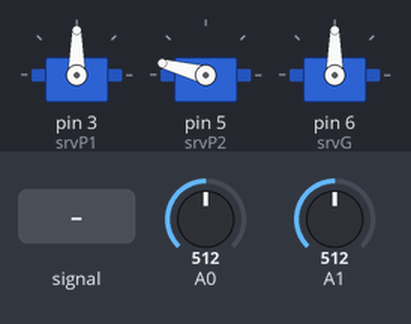
This sketch was run on a simulated Arduino Uno, built with avr-gcc and run on an emulated ATmega328P. Parts: 3 × servo. The test bench sets the inputs (shaded band); at power-on: A0 = 512, A1 = 512. What the sketch prints to the serial monitor is not drawn.

Above: at 1.2 s.
1.3 s: A0 fed a 200 Hz sine of ±81 counts around its level
At 2.95 s:
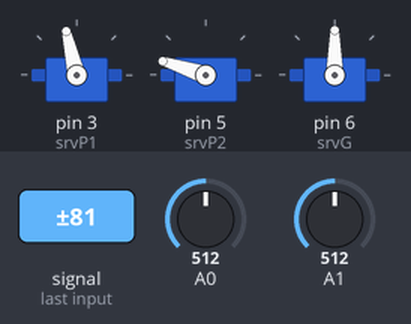
4.3 s: A0 set to 716
5.8 s: A1 set to 716
At 6.4 s:
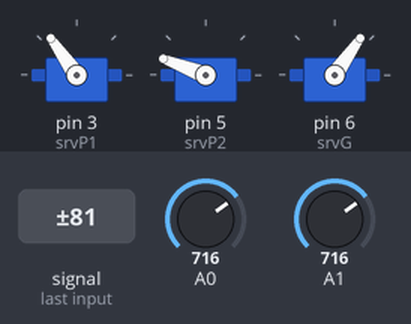
7.3 s: A0 set to 900
At 8.5 s:
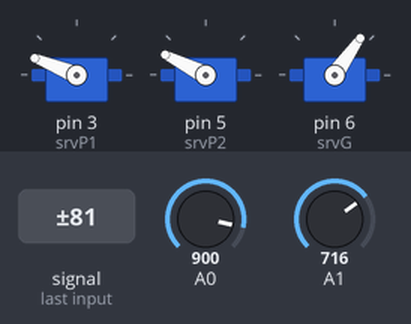
8.8 s: A1 set to 900
At 9.9 s:
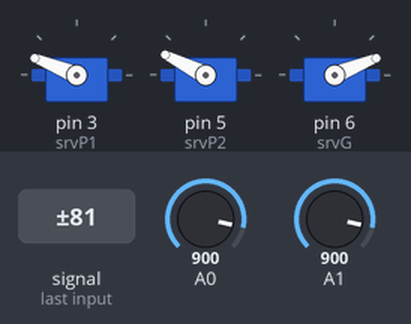
10.3 s: A0 set to 1023
At 11.0 s:
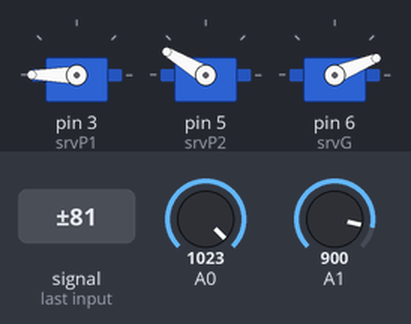
Timing chart, 0 to 12.8 s (numbered marks = the images above; inputs shaded):
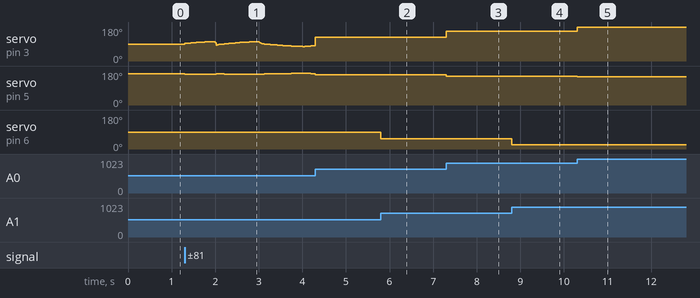

Measured:
- after the input at 5.8 s, servo on pin 6 (srvG): 90° → 55° at once
- after the input at 7.3 s, servo on pin 3 (srvP1): 125° → 158° at once; servo on pin 5 (srvP2): 159° → 153° at once
- after the input at 8.8 s, servo on pin 6 (srvG): 55° → 22° at once
- after the input at 10.3 s, servo on pin 3 (srvP1): 158° → 180° at once; servo on pin 5 (srvP2): 153° → 149° at once

The sketch:

MotoresPotenciometro.ino
```cpp
/*
Iniciando os servos de acordo com a ficha 1.

Usando dois servos na haste principal e um na pá:
  Os dois da haste principal irão girar em sentidos
diferentes.
  O da pá gira em sentido diferente apenas para manter a pá
nivelada
*/

#include <Servo.h>

Servo srvP1;
Servo srvP2;
Servo srvG;

int pot1 = A0, pot2 = A1; //Pino dos potenciometros
int valP1, valP2, valG; //Valor de leitura dos potenciometros
unsigned long time;

//Constantes dos motores
const int angMinSrvP1 = 0;
const int angMaxSrvP1 = 180;
const int angMinSrvP2 = 180;
const int angMaxSrvP2 = 0;
const int angMinSrvG = 180; //Iniciado com valor 180 pois irá girar no sentido contrario do motor da haste1
const int angMaxSrvG = 0;

//Função para PuTTy
void clearSerial(){
	Serial.write(27); // ESC
	Serial.print("[2J"); // clear screen
	Serial.write(27); // ESC
	Serial.print("[H"); // cursor to home
}

void setup() {
	Serial.begin(9600);

	//Attach servos
	srvP1.attach(3,1000,2000);
	srvP2.attach(5,1000,2000);
	srvG.attach(6,1000,2000);

	//Inicia os servos na mesma posição
	srvP1.write(angMinSrvP1);
	srvP2.write(angMinSrvP2);
	srvG.write(angMinSrvG);


}

void loop() {

	valP1 = analogRead(A0);
	valP1 = map(valP1,0,1023,angMinSrvP1,angMaxSrvP1);
	valP2 = map(valP1,0,1023,angMinSrvP2,angMaxSrvP2);
	valG = analogRead(A1);
	valG = map(valG,0,1023,angMinSrvG,angMaxSrvG);

	//Serial
	time = millis();
	if(time%1000==0){
		clearSerial();
		Serial.println("Motores");
		Serial.print("  Servo 1: ");
		Serial.print(valP1);
		Serial.println("º");
		Serial.print("  Servo 2: ");
		Serial.print(valP2);
		Serial.println("º");
		Serial.print("  Servo 3: ");
		Serial.print(valG);
		Serial.println("º");
	}

	//Servos
	srvP1.write(valP1);
	srvP2.write(valP2);
	srvG.write(valG);
}
```
